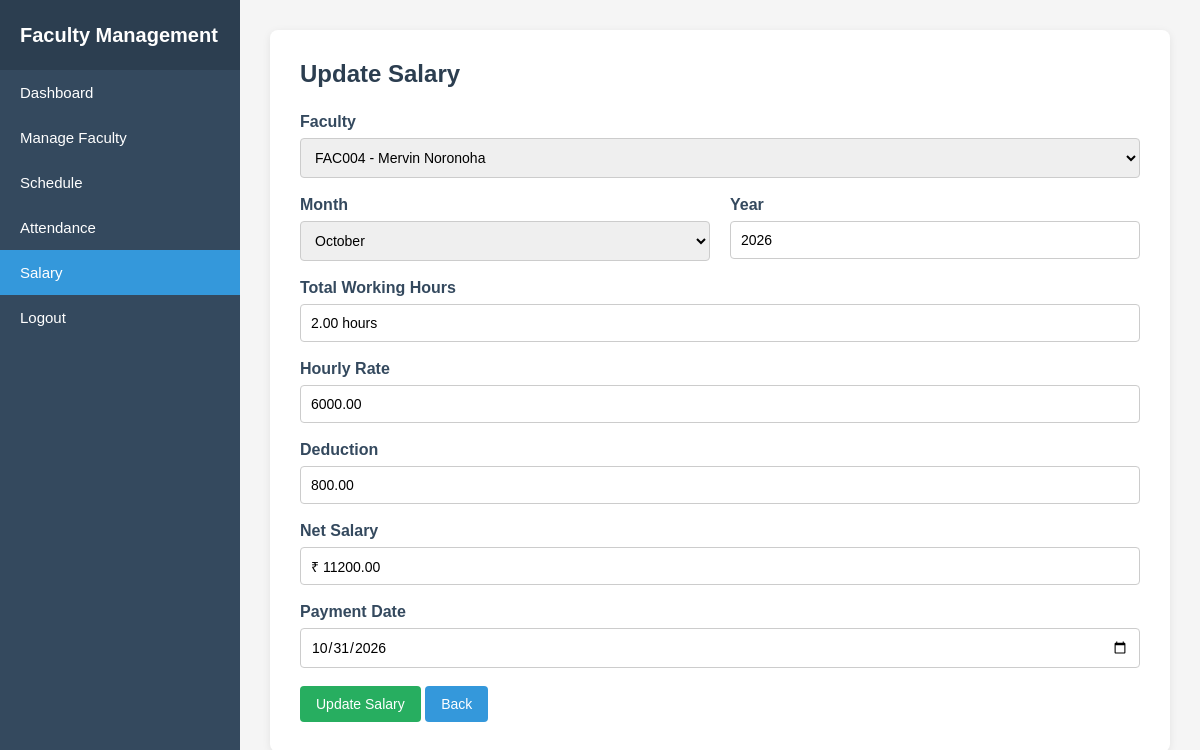
/update-salary/21/ (signed in), run on the app's committed database.
### faculty/models.py (models this page shows, shortened)
class Salary(models.Model):
    SalaryID = models.AutoField(primary_key=True)
    FacultyID = models.ForeignKey(
        Faculty,
        on_delete=models.CASCADE,
        related_name="salary_records"
    )
    HourlyRate = models.DecimalField(
        max_digits=10,
        decimal_places=2
    )
    TotalHours = models.DecimalField(
        max_digits=10,
        decimal_places=2,
        default=0
    )
    Deduction = models.DecimalField(
        max_digits=10,
        decimal_places=2,
        default=0
    )
    NetSalary = models.DecimalField(
        max_digits=10,
        decimal_places=2,
        default=0
    )
    PaymentDate = models.DateField(
        null=True,
        blank=True
    )
    Month = models.IntegerField()
    Year = models.IntegerField()

class Faculty(models.Model):
    FacultyID = models.CharField(max_length=10, primary_key=True)
    Password = models.CharField(max_length=255, blank=True)
    ProfilePhoto = models.ImageField(upload_to="faculty_photos/", blank=True)
    FirstName = models.CharField(max_length=50)
    LastName = models.CharField(max_length=50)
    Gender = models.CharField(max_length=20)
    DOB = models.DateField()
    Email = models.EmailField()
    ContactNumber = models.CharField(max_length=10)
    Address = models.TextField()
    Qualification = models.CharField(max_length=100)
    Designation = models.CharField(max_length=100)
    JoiningDate = models.DateField()
    Experience = models.DecimalField(max_digits=4, decimal_places=1)
    Status = models.CharField(max_length=20)

### faculty/views.py (the view, shortened to what this page needs)
def update_salary(request, salary_id):
    if "admin_id" not in request.session:
        return redirect("login")
    salary_record = get_object_or_404(
        Salary,
        SalaryID=salary_id
    )
    faculties = Faculty.objects.all().order_by(
        "FacultyID"
    )
    return render(
        request,
        "update_salary.html",
        {
            "salary_record": salary_record,
            "faculties": faculties
        }
    )

### templates/update_salary.html (shortened to what this page needs)
<!DOCTYPE html>
<html lang="en">
<head>
    <link rel="stylesheet" href="/static/style.css?v=4">
</head>
<body>
<div class="dashboard-container">
    <aside class="sidebar">
        <div class="sidebar-header">
            <h2>Faculty Management</h2>
        </div>
        <ul class="sidebar-menu">
            <li>
                <a href="{% url 'dashboard' %}">
                    Dashboard
                </a>
            </li>
            <li>
                <a href="{% url 'manage_faculty' %}">
                    Manage Faculty
                </a>
            </li>
            <li>
                <a href="{% url 'schedule' %}">
                    Schedule
                </a>
            </li>
            <li>
                <a href="{% url 'attendance' %}">
                    Attendance
                </a>
            </li>
            <li>
                <a href="{% url 'salary' %}" class="active">
                    Salary
                </a>
            </li>
            <li>
                <a href="{% url 'logout' %}">
                    Logout
                </a>
            </li>
        </ul>
    </aside>
    <main class="main-content">
        <div class="form-container">
            <div class="form-card">
                <h2>
                    Update Salary
                </h2>
                <form method="POST">
                    <div class="form-group">
                        <label>
                            Faculty
                        </label>
                        <select
                            name="faculty"
                            required
                        >
                            {% for faculty in faculties %}
                            <option
                                value="{{ faculty.FacultyID }}"
                                {% if faculty.FacultyID == salary_record.FacultyID.FacultyID %}
                                    selected
                                {% endif %}
                            >
                                {{ faculty.FacultyID }}
                                -
                            </option>
                            {% endfor %}
                        </select>
                    </div>
                    <div class="form-row">
                        <div class="form-group">
                            <label>
                                Month
                            </label>
                            <select
                                name="month"
                                required
                            >
                                <option
                                    value="10"
                                    {% if salary_record.Month == 10 %}selected{% endif %}
                                >
                                    October
                                </option>
                            </select>
                        </div>
                        <div class="form-group">
                            <label>
                                Year
                            </label>
                            <input
                                type="number"
                                name="year"
                                value="{{ salary_record.Year }}"
                                min="2000"
                                max="2100"
                                required
                            >
                        </div>
                    </div>
                    <div class="form-group">
                        <label>
                            Total Working Hours
                        </label>
                        <input
                            type="text"
                            id="total_hours"
                            value="{{ salary_record.TotalHours }} hours"
                            readonly
                        >
                    </div>
                    <div class="form-group">
                        <label>
                            Hourly Rate
                        </label>
                        <input
                            type="number"
                            name="hourly_rate"
                            id="hourly_rate"
                            value="{{ salary_record.HourlyRate }}"
                            step="0.01"
                            min="0"
                            required
                        >
                    </div>
                    <div class="form-group">
                        <label>
                            Deduction
                        </label>
                        <input
                            type="number"
                            name="deduction"
                            id="deduction"
                            value="{{ salary_record.Deduction }}"
                            step="0.01"
                            min="0"
                        >
                    </div>
                    <div class="form-group">
                        <label>
                            Net Salary
                        </label>
                        <input
                            type="text"
                            id="net_salary"
                            value="₹ {{ salary_record.NetSalary }}"
                            readonly
                        >
                    </div>
                    <div class="form-group">
                        <label>
                            Payment Date
                        </label>
                        <input
                            type="date"
                            name="payment_date"
                            value="{{ salary_record.PaymentDate|date:'Y-m-d' }}"
                        >
                    </div>
                    <button
                        type="submit"
                        class="btn btn-success"
                    >
                        Update Salary
                    </button>
                    <a
                        href="{% url 'view_salary' %}"
                        class="btn btn-info"
                    >
                        Back
                    </a>
                </form>
            </div>
        </div>
    </main>
</div>
</body>
</html>

### data on the page
Salary: faculty "FAC004 - Mervin Noronoha", month "October", year "2026", TotalHours "2.00 hours", hourly_rate "6000.00", deduction "800.00", NetSalary "₹ 11200.00", payment_date "10/31/2026"
